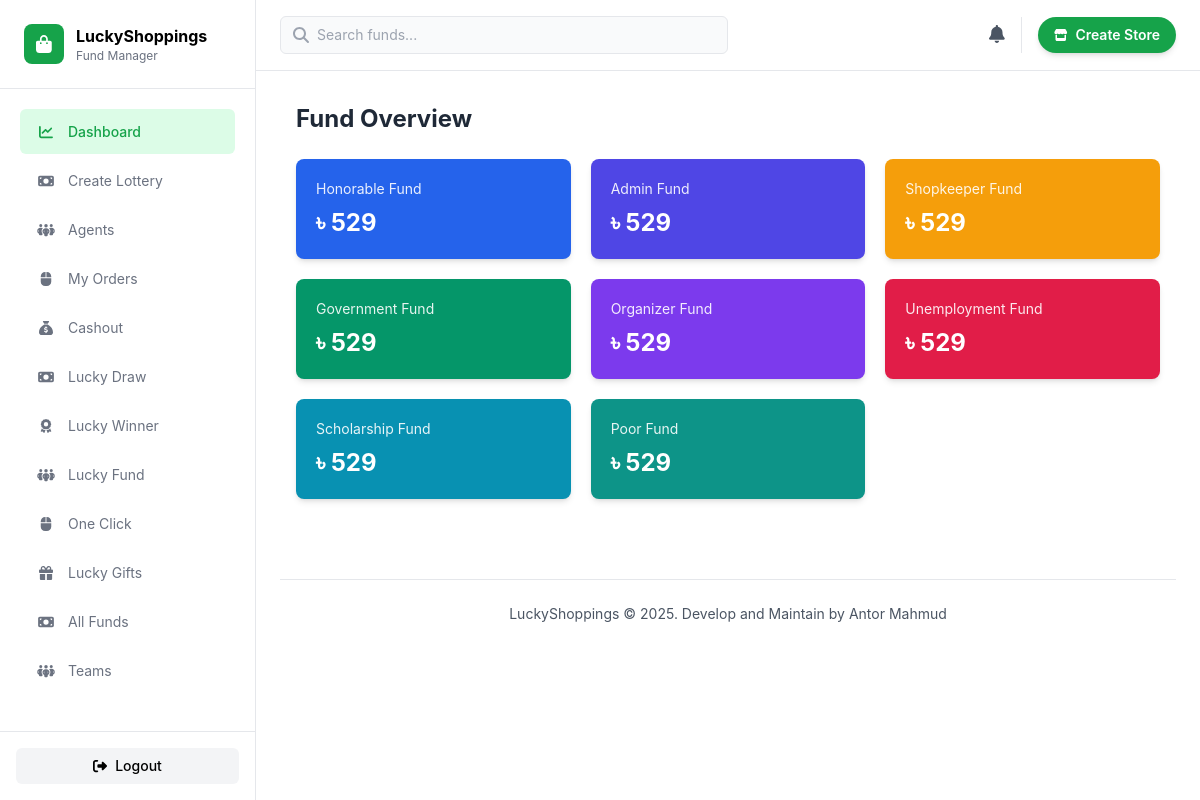
The app's page /all-funds/ with its own data.
### base/models.py (models this page shows, shortened)
class BaseModel(models.Model):
    created_at = models.DateTimeField(auto_now_add=True)
    updated_at = models.DateTimeField(auto_now=True)
    is_active = models.BooleanField(default=True)
    class Meta:
        abstract = True
        ordering = ['-created_at']

class HonorableFund(BaseModel):
    amount = models.IntegerField(default=0)

class AdminFund(BaseModel):
    amount = models.IntegerField(default=0)

class ShopkeeperFund(BaseModel):
    amount = models.IntegerField(default=0)

class GovernmentFund(BaseModel):
    amount = models.IntegerField(default=0)

class OrganizerFund(BaseModel):
    amount = models.IntegerField(default=0)

class UnemploymentFund(BaseModel):
    amount = models.IntegerField(default=0)

class ScholarshipFund(BaseModel):
    amount = models.IntegerField(default=0)

class PoorFund(BaseModel):
    amount = models.IntegerField(default=0)

### base/views.py (the view)
# urls.py: path("all-funds/", fund_overview, name="funds"),
def fund_overview(request):
    context = {
        'honorable_fund': HonorableFund.objects.first(),
        'admin_fund': AdminFund.objects.first(),
        'shopkeeper_fund': ShopkeeperFund.objects.first(),
        'government_fund': GovernmentFund.objects.first(),
        'organizer_fund': OrganizerFund.objects.first(),
        'unemployment_fund': UnemploymentFund.objects.first(),
        'scholarship_fund': ScholarshipFund.objects.first(),
        'lucky_gift': LuckyGift.objects.first(),
        'poor_fund': PoorFund.objects.first(),
    }
    return render(request, 'overview.html', context)

### templates/overview.html
{% extends "index.html" %}
{% block body %}
<div class="max-w-6xl mx-auto px-4 py-8">
    <h2 class="text-2xl font-bold mb-6 text-gray-800">
        Fund Overview
    </h2>
    <div class="grid grid-cols-2 sm:grid-cols-2 lg:grid-cols-3 gap-5">
        <div class="bg-blue-600 rounded-lg shadow-md p-5 text-white">
            <p class="text-sm opacity-90">Honorable Fund</p>
            <p class="text-2xl font-bold mt-2">
                ৳ {{ honorable_fund.amount|default:"0" }}
            </p>
        </div>
        <div class="bg-indigo-600 rounded-lg shadow-md p-5 text-white">
            <p class="text-sm opacity-90">Admin Fund</p>
            <p class="text-2xl font-bold mt-2">
                ৳ {{ admin_fund.amount|default:"0" }}
            </p>
        </div>
        <div class="bg-amber-500 rounded-lg shadow-md p-5 text-white">
            <p class="text-sm opacity-90">Shopkeeper Fund</p>
            <p class="text-2xl font-bold mt-2">
                ৳ {{ shopkeeper_fund.amount|default:"0" }}
            </p>
        </div>
        <div class="bg-emerald-600 rounded-lg shadow-md p-5 text-white">
            <p class="text-sm opacity-90">Government Fund</p>
            <p class="text-2xl font-bold mt-2">
                ৳ {{ government_fund.amount|default:"0" }}
            </p>
        </div>
        <div class="bg-violet-600 rounded-lg shadow-md p-5 text-white">
            <p class="text-sm opacity-90">Organizer Fund</p>
            <p class="text-2xl font-bold mt-2">
                ৳ {{ organizer_fund.amount|default:"0" }}
            </p>
        </div>
        <div class="bg-rose-600 rounded-lg shadow-md p-5 text-white">
            <p class="text-sm opacity-90">Unemployment Fund</p>
            <p class="text-2xl font-bold mt-2">
                ৳ {{ unemployment_fund.amount|default:"0" }}
            </p>
        </div>
        <div class="bg-cyan-600 rounded-lg shadow-md p-5 text-white">
            <p class="text-sm opacity-90">Scholarship Fund</p>
            <p class="text-2xl font-bold mt-2">
                ৳ {{ scholarship_fund.amount|default:"0" }}
            </p>
        </div>
        <div class="bg-teal-600 rounded-lg shadow-md p-5 text-white">
            <p class="text-sm opacity-90">Poor Fund</p>
            <p class="text-2xl font-bold mt-2">
                ৳ {{ poor_fund.amount|default:"0" }}
            </p>
        </div>
    </div>
</div>
{% endblock %}

### templates/index.html (style rules this page uses)
body { background: #ffffff; color: #000000; font-family: -apple-system, BlinkMacSystemFont, 'Segoe UI', 'Roboto', 'Oxygen', 'Ubuntu', 'Cantarell', sans-serif; }

### records on screen
HonorableFund: amount "529"
AdminFund: amount "529"
ShopkeeperFund: amount "529"
GovernmentFund: amount "529"
OrganizerFund: amount "529"
UnemploymentFund: amount "529"
ScholarshipFund: amount "529"
PoorFund: amount "529"
